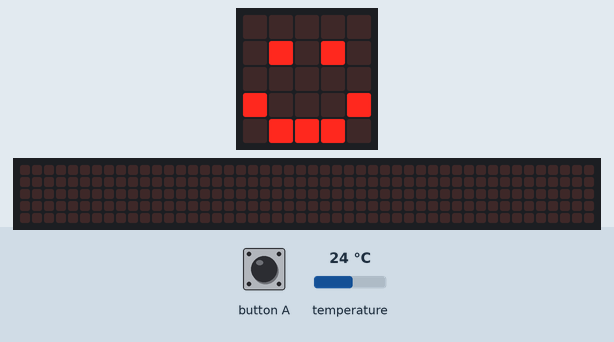
A program run on a simulated BBC micro:bit (MakeCode). Shown: the board's 5×5 LED display, a strip that is not on the board, showing the scrolling text unrolled. Inputs (shaded band) come from the test bench; at power-on: temperature 24 °C. The 48×5 strip is a reading aid, not a part: it shows the text the display is scrolling, unrolled, one strip-width of it at a time.

Above: at 1.8 s.
1.9 s: button A pressed for 0.15 s
At 2.12 s:
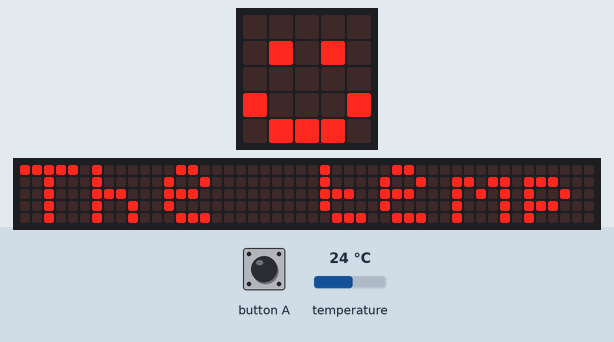
At 5.6 s:
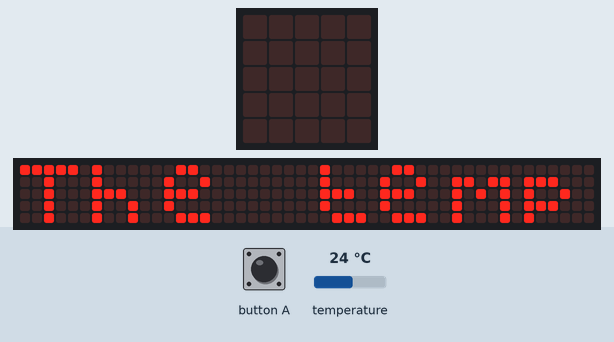

The program:

main.ts
```typescript
// (licence header left out)
// variable
let temperatureInCelsius: number
let temperatureInKelvin: number

basic.clearScreen()
basic.showIcon(IconNames.Happy)

// when button A is pressed, it shows the temperature
input.onButtonPressed(Button.A, function () {
    //show the temperature
    basic.showString("The temperature is :")
    temperatureInCelsius = input.temperature()
    temperatureInKelvin = Math.round(temperatureInCelsius + 273.15)
    basic.showNumber(temperatureInKelvin)
    basic.showString("K.")
    basic.showIcon(IconNames.Happy)
})
```

Measured:
- after the input at 1.9 s, the display: changes after 0.15 s (image 1)
